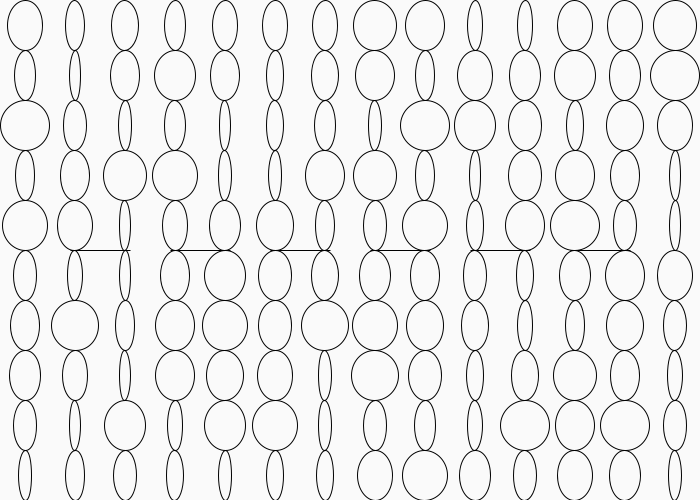
Frame 1 (no input)
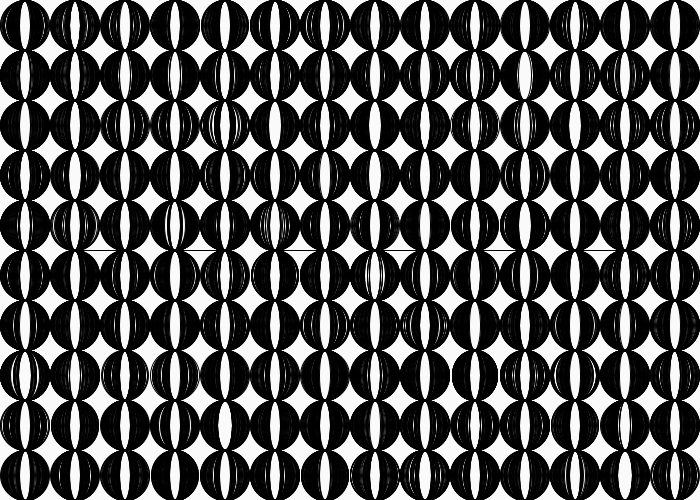
Frame 60 (the mouse pressed at the canvas centre just before this capture)
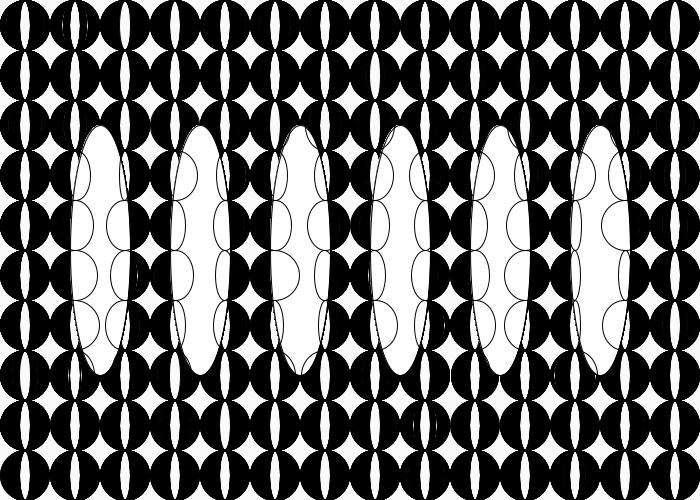
Frame 120 (the mouse held since frame 60 and released just before this capture)

The Processing sketch that drew these frames (run headless with seeded random() and noise(); from frame 60 on, the mouse is pressed at the canvas centre):

// Processing sketch: processing_85298
// ── processing_85298.pde

void setup()
{
  size(700, 500);
  background(250);
  smooth();
}



void draw()
{

//background(mouseX,mouseY,mouseX,mouseY);
fill(255);

ellipse(100,250,60,mouseY);
ellipse(200,250,60,mouseY);
ellipse(300,250,60,mouseY);
ellipse(400,250,60,mouseY);
ellipse(500,250,60,mouseY);
ellipse(600,250,60,mouseY);
println(mouseX);


noFill();
    
    for(int posX=25;posX< width;posX=posX+50)
    {
      for(int posY=25;posY< height;posY=posY+50)
      {
      ellipse(posX,posY,random(10,50),50);
      }
    }
}
